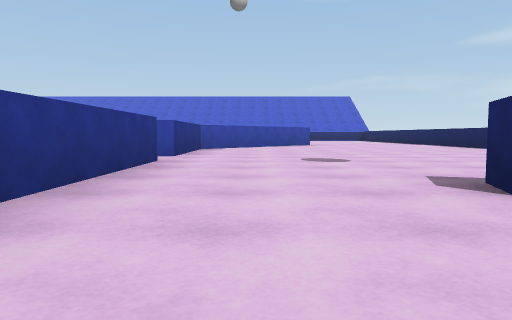
View 1 (above)

23 first-person views from a walk through a 3-D level made in the Unity game engine. The camera is 0.29 m above the floor, tilts 4° down and sees 70° across. The floor is counted in squares, 1 m on a side. Each view is taken from the middle of a square. On the plan, view 1 faces up. The plan holds only what a view shows up to about 9 squares ahead; the rest is blank. The place goes on beyond the plan. The player character is not drawn. Surface patterns are stand-ins for the level's own textures.

View 2
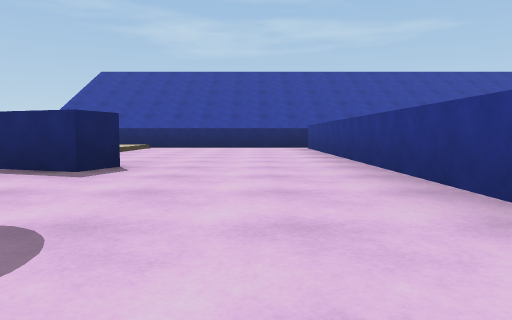

View 3
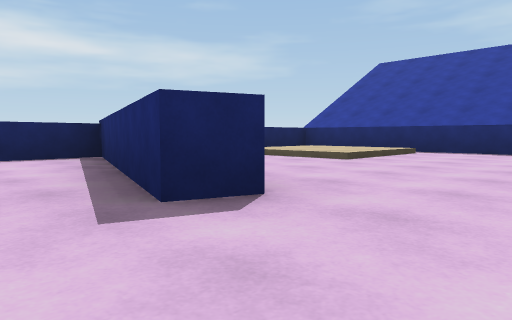

View 4
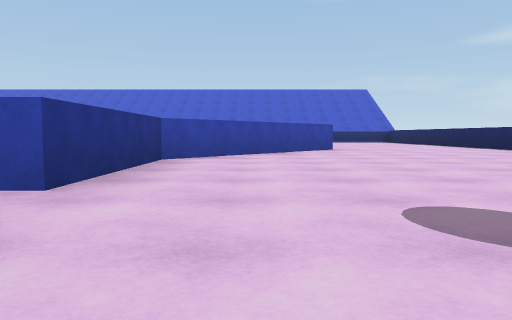

View 5
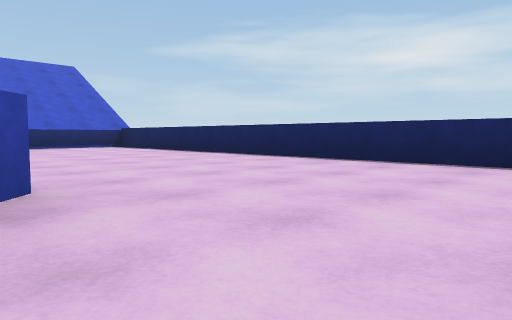

View 6
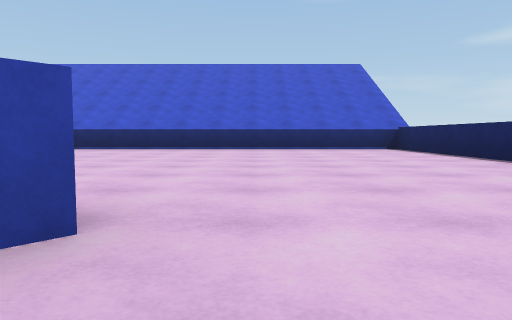

View 7
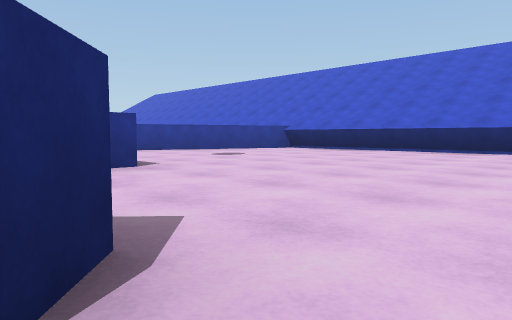

View 8
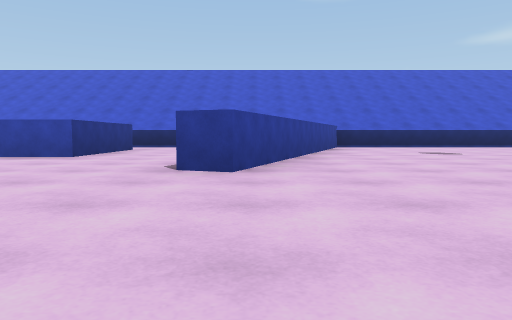

View 9
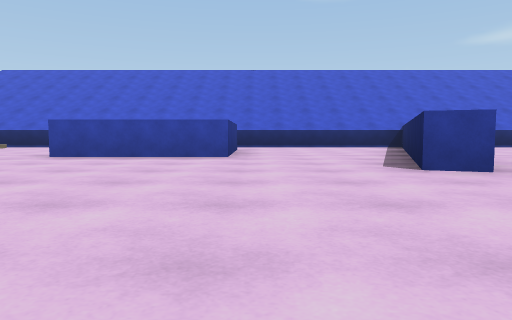

View 10
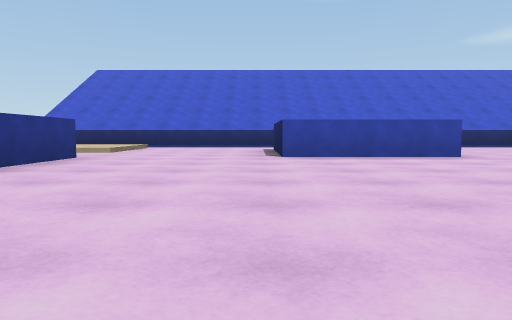

View 11
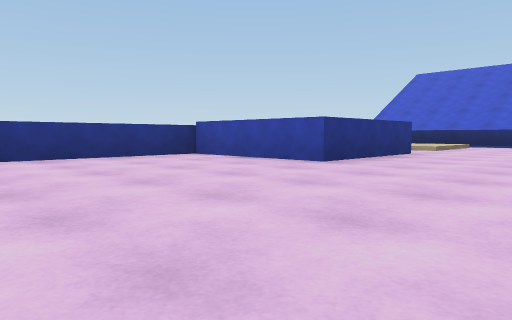

View 12
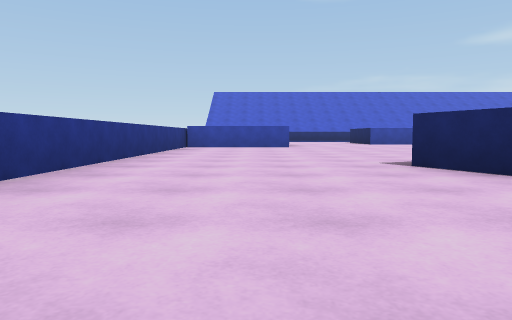

View 13
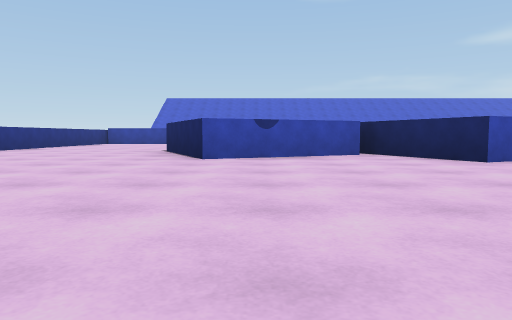

View 14
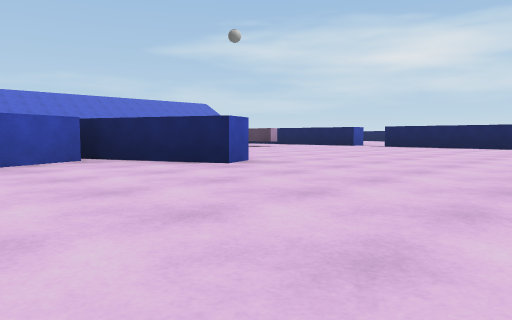

View 15
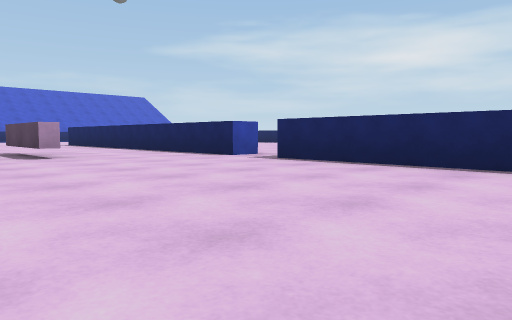

View 16
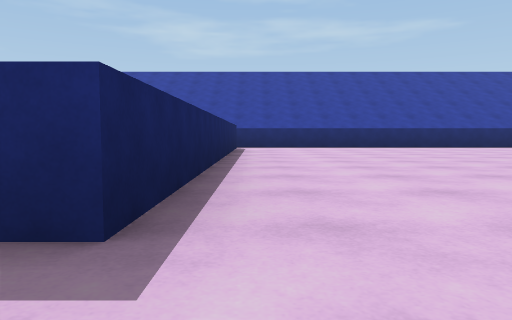

View 17
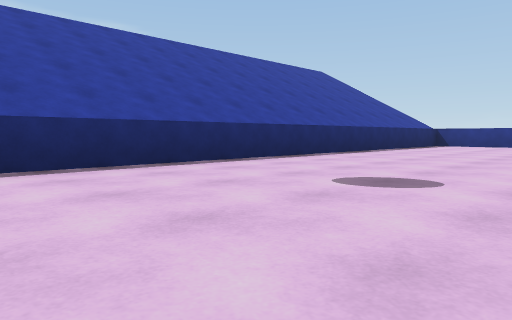

View 18
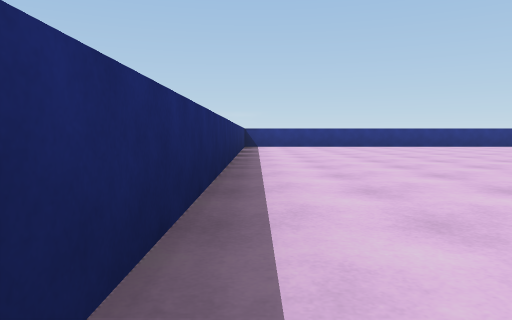

View 19
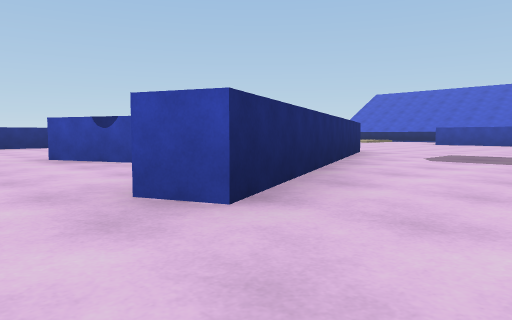

View 20
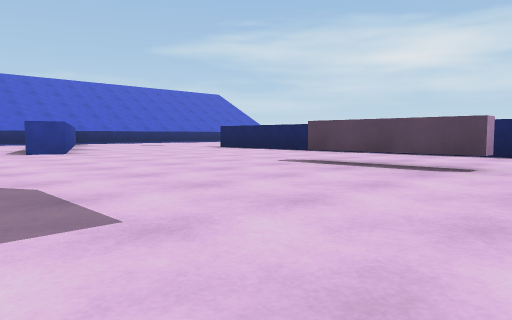

View 21
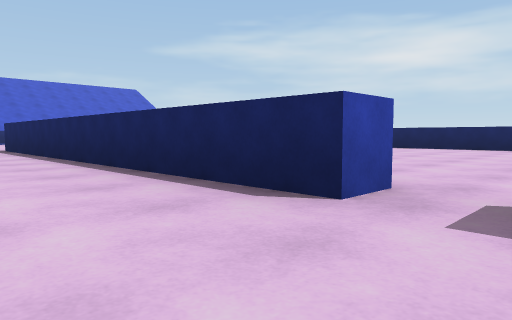

View 22
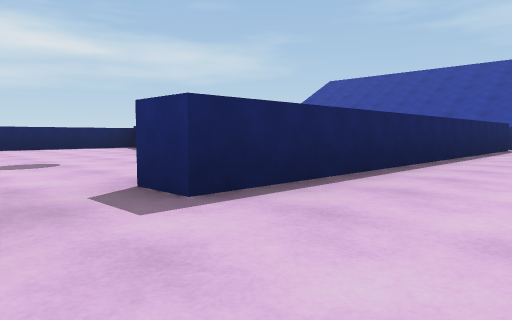

View 23
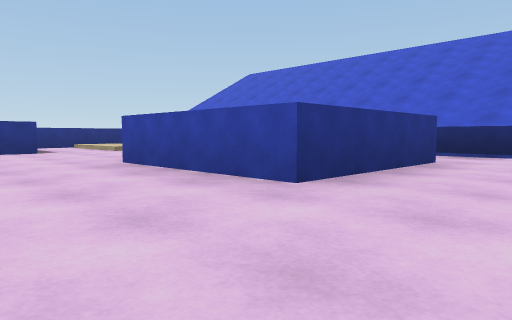

### Floor plan
Points are (right, up) in squares from view 1. A wall is a line through its corners. A room is listed if a view was taken in it or the views show most of it. See-through windows are left out.
Room 1 (view 1)
walls: (-0.4, -3.3) (4.8, -3.3) (4.8, -2); (-1.1, 0.6) (-1.1, -2.8)
ways out: opening at (-1, -3) to room 2; opening at (0.5, 1.5) to room 2
Room 2 (views 2, 3, 4, 5, 6, 7, 8, 9, 10, 11, 12, 13, 14, 15, 16, 17, 18, 19, 20, 21, 22, 23)
walls: (-3.8, 5.6) (-3.8, 7.5); (-8.4, 4.2) (-10.6, 3.3) (-11.6, 5.4); (-9.1, 7.7) (-7.1, 3) (-7.6, 2.8) (-8.4, 4.7); (-1.6, 4.9) (-1.6, 11.6); (-1.1, 4) (-1.1, 0.6); (-9.7, 13.1) (-9.7, 14); (1.1, 10.4) (1.5, 10) (-1.1, 7.2) (-1.1, 4.9); (1.2, 1.7) (1.4, 2.2) (4.8, 1.1) (4.8, 3.6); (-12.2, 12.6) (-12.2, 10.3) (-14.6, 10.3); (-7.4, 15.1) (-7.4, 12.7) (-9.8, 12.7); (-14.6, 10.6) (-14.6, -3.3) (-0.4, -3.3); (-1.6, -2.8) (-1.6, 4); (-3.6, 16.2) (-7.9, 16.2); (-9.5, 16.2) (-14.1, 16.2); (4.8, 5.4) (4.8, 16.2) (-3.2, 16.2) (-5.2, 10.8) (-5.6, 11) (-3.8, 15.9); (-14.6, 15) (-14.6, 13.1)
ways out: opening at (-1, -3) to room 1; opening at (0.5, 1.5) to room 1; gap at (-1, 4.5)

Positions as (right, up) in squares from view 1, and headings:
1: (0, 0), facing up
2: (0, 5), facing down
3: (0, 3), facing down-right
4: (0, 3), facing up
5: (1, 8), facing up-right
6: (2, 9), facing up
7: (2, 10), facing up-left
8: (-5, 8), facing up
9: (-7, 8), facing up
10: (-10, 8), facing up
11: (-10, 7), facing up-left
12: (-13, 2), facing up
13: (-10, -1), facing up
14: (-10, 0), facing up-right
15: (-5, 1), facing up-right
16: (-2, 5), facing down
17: (-5, 0), facing down-left
18: (-6, -3), facing left
19: (-6, 2), facing up-left
20: (-7, 5), facing up-right
21: (-3, 4), facing up-right
22: (-3, 5), facing down-right
23: (-6, 11), facing up-left
